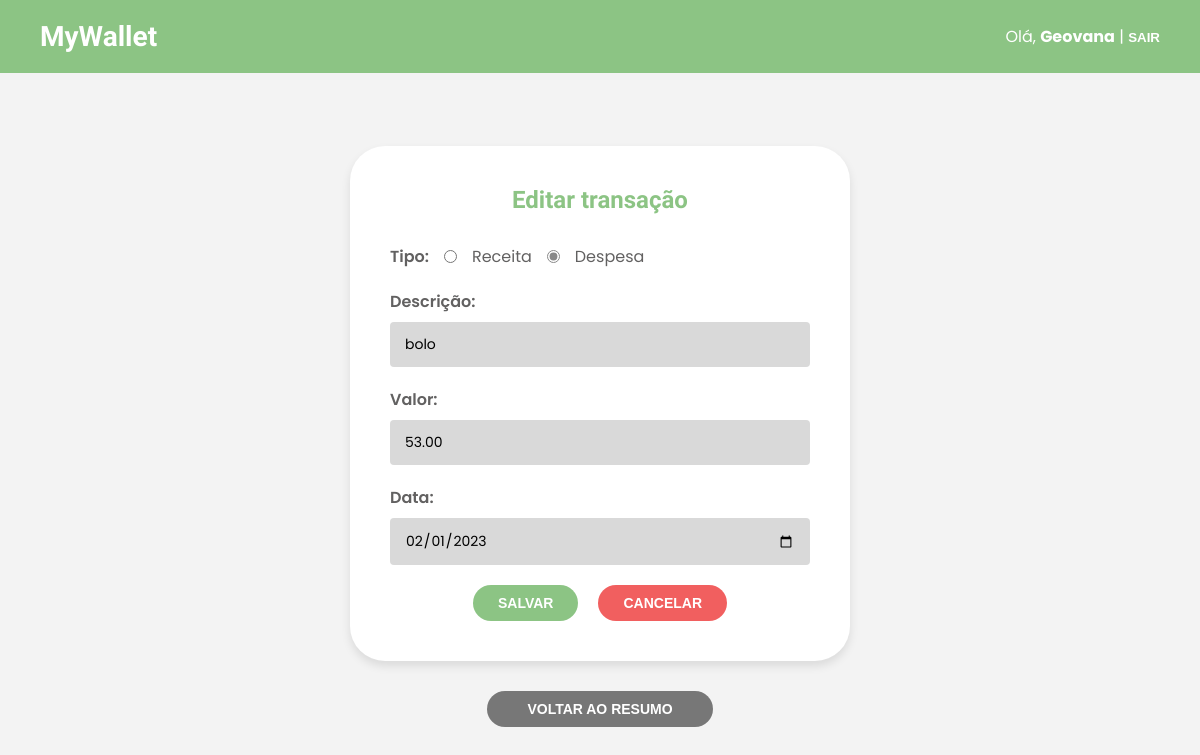
The app's page /editar-transacao?id=12 (signed in) with its own data.
### tables this page shows
CREATE TABLE `tipo_transacao` (
  `id` int(11) NOT NULL,
  `tipo` varchar(80) NOT NULL
);

CREATE TABLE `transacoes` (
  `id` int(11) NOT NULL,
  `tipo` int(11) NOT NULL,
  `data` datetime NOT NULL,
  `descricao` varchar(120) NOT NULL,
  `valor` decimal(10,2) NOT NULL,
  `id_usuario` int(11) NOT NULL
);

### Controllers/myWalletController.php (called while the page is built, shortened)
<?php
    class myWalletController {
        private $db;
        public function __construct()
        {
            $this->db = Conexao::getInstancia();
        }
        public function alterarTransacao() {
            $tipoDAO = new Tipo_transacaoDAO($this->db);
            $dashboardDAO = new DashboardDAO($this->db);
            $ret = $tipoDAO->mostrarTipos();
            if($_SERVER["REQUEST_METHOD"] == "POST") {
                $usuario = new Usuarios($_SESSION['usuario']->id);
                $transacao = new Transacao($_POST["id"] ?? 0, $_POST["tipo"] ?? 0, $_POST["data"], $_POST["descricao"], $_POST["valor"] == '' ? 0 : $_POST["valor"], $usuario->getId());
                $valido = true;
                if(empty($transacao->id_tipo) || $transacao->id_tipo <= 0) {
                    $msg[0] = "Selecione o tipo da transação.";
                    $valido = false;
                } else {
                    $msg[0] = "";
                }
                if(empty($transacao->data)) {
                    $msg[1] = "Insira a data em que foi feita a transação.";
                    $valido = false;
                } else {
                    $msg[1] = "";
                }
                if(empty($transacao->descricao)) {
                    $msg[2] = "Insira a descrição.";
                    $valido = false;
                } else {
                    $msg[2] = "";
                }
                if(empty($transacao->valor) || $transacao->valor <= 0) {
                    $msg[3] = "Insira o valor da transação. Ele deve ser maior que R$ 0,00.";
                    $valido = false;
                } else {
                    $msg[3] = "";
                }
                if($valido) {
                    $dashboardDAO = new DashboardDAO($this->db);
                    $dashboardDAO->alterarTransacao($transacao);
                    header("Location: dashboard");
                }
            } else if($_SERVER["REQUEST_METHOD"] == "GET") {
                $formData = $dashboardDAO->buscarPorId($_GET["id"]);
                $formData->data = date("Y-m-d", strtotime($formData->data));
            }
            require_once "Views/edit_transacao.php";
        }
    }
?>

### index.php (called while the page is built, shortened)
<?php
	require_once "rotas.php";
	$uri = parse_url($_SERVER["REQUEST_URI"])["path"];
	$uri = substr($uri, strpos($uri,'/',1));
	$route->verificar_rota($_SERVER["REQUEST_METHOD"],$uri);
?>

### Conexao/conexao.php (called while the page is built, shortened)
<?php
   class Conexao
    {
        private static $conexao;
        public static function getInstancia()
        {
            if(empty(self::$conexao)){
                $parametros = 'mysql:host=localhost;dbname=myWallet;charset=utf8mb4';
                try
                {
                    self::$conexao = new PDO($parametros, 'root', '');
                }
                catch(PDOException $e)
                {
                    echo "Problema ao estabeler a conexão com o banco.";
                    die();
                }
            }
            return self::$conexao;
        }
    }
?>

### Models/DAO/tipo_transacaoDAO.php (called while the page is built, shortened)
<?php
    class Tipo_transacaoDAO {
        public function mostrarTipos() {
            $sql = "SELECT * FROM tipo_transacao";
            try {
                $stm = $this->db->prepare($sql);
                $stm->execute();
                return $stm->fetchAll(PDO::FETCH_OBJ);
            } catch (PDOException $e) {
                echo "Erro ao buscar tipos" . $e->getMessage();
            }
        }
    }
?>

### Models/DAO/dashboardDAO.php (called while the page is built, shortened)
<?php
    class DashboardDAO {
        public function buscarPorId(int $id) {
                $sql = "SELECT * FROM transacoes WHERE id = ?";
                try {
                    $stm = $this->db->prepare($sql);
                    $stm->bindValue(1, $id, PDO::PARAM_INT);
                    $stm->execute();
                    return $stm->fetch(PDO::FETCH_OBJ);
                } catch (PDOException $e) {
                    echo "Erro ao buscar usuário." . $e->getMessage();
                    $this->db = null;
                    die();
                }
        }
    }
?>

### Views/edit_transacao.php (the view, shortened to what this page needs)
<?php
  $nome = $_SESSION['usuario']->nome;
?>
<!DOCTYPE html>
<html lang="pt-br">
<head>
  <link rel="stylesheet" href="CSS/edit_transacao.css" />
</head>
<body>
  <header>
    <h1><a href="dashboard">MyWallet</a></h1>
    <span>Olá, <strong><?= htmlspecialchars($nome) ?></strong> | <button id="btn-sair">SAIR</button>
  </header>
  <main>
    <div class="form-box">
      <h2>Editar transação</h2>
      <form action="editar-transacao" method="post">
        <div class="form-inline">
          <label for="tipo">Tipo:</label>
          <?php
            foreach($ret as $dados) {
              $idRadio = 'tipo_' . $dados->id;
              $checked = (isset($formData->tipo) && $formData->tipo == $dados->id) ? 'checked' : '';
              echo "<input type='radio' name='tipo' id='{$idRadio}' value='{$dados->id}' $checked>
              <label for='tipo' class='radio-label'>{$dados->tipo}</label>
              ";
            }
          ?>
        </div>
        <div class="form-group">
          <label for="descricao">Descrição:</label>
          <input type="text" id="descricao" name="descricao" value="<?= htmlspecialchars($formData->descricao  ?? '') ?>" placeholder="Descrição da sua transação" />
        </div>
        <div class="form-group">
          <label for="valor">Valor:</label>
          <input type="text" id="valor" name="valor" value="<?= htmlspecialchars($formData->valor  ?? '') ?>" placeholder="R$" />
        </div>
        <div class="form-group">
          <label for="data">Data:</label>
          <input type="date" id="data" value="<?= htmlspecialchars($formData->data  ?? '') ?>" name="data" />
        </div>
        <div class="actions">
          <button class="save" type="submit">SALVAR</button>
          <button class="cancel" type="button"><a href="dashboard">CANCELAR</a></button>
        </div>
      </form>
    </div>
    <div class="back">
      <button type="button"><a href="dashboard">VOLTAR AO RESUMO</a></button>
    </div>
  </main>
</body>
</html>

### CSS/edit_transacao.css (style rules this page uses)
* { margin: 0; padding: 0; box-sizing: border-box; text-decoration: none; }
body { font-family: 'Poppins', sans-serif; background-color: #f3f3f3; color: #333; min-height: 100vh; display: flex; flex-direction: column; }
header { background-color: #8CC484; display: flex; justify-content: space-between; align-items: center; padding: 20px 40px; color: white; }
header h1 { font-family: 'Poltawski Nowy', serif; font-size: 28px; }
header span { font-size: 16px; }
header strong { font-weight: 700; }
main { flex: 1; display: flex; justify-content: center; align-items: center; padding: 40px 20px; flex-direction: column; }
.form-box { background-color: white; padding: 40px; border-radius: 35px; box-shadow: 0 5px 10px rgba(0,0,0,0.1); width: 100%; max-width: 500px; margin-bottom: 30px; }
.form-box h2 { font-family: 'Poltawski Nowy', serif; font-size: 24px; color: #8CC484; text-align: center; margin-bottom: 30px; }
.form-group { margin-bottom: 20px; }
.form-inline { display: flex; align-items: center; gap: 15px; margin-bottom: 20px; }
.form-inline label { margin: 0; color: #626161; }
.radio-label { font-weight: 400; color: #626161; }
input[type="radio"] { accent-color: #888; }
label { font-weight: 600; margin-bottom: 8px; display: block; color: #626161; }
input[type="text"], input[type="number"], input[type="date"] { width: 100%; padding: 12px 15px; background-color: #d9d9d9; border: none; border-radius: 4px; font-size: 14px; font-family: 'Poppins', sans-serif; }
::placeholder { font-family: 'Poppins', sans-serif; }
.actions { display: flex; justify-content: center; gap: 20px; margin-top: 10px; }
.actions button { padding: 10px 25px; border: none; border-radius: 20px; font-weight: 600; color: white; font-size: 14px; cursor: pointer; transition: background-color 0.3s ease; }
.actions .save { background-color: #8CC484; }
.actions .cancel { background-color: #f15f5f; }
.back button { background-color: #777; color: white; padding: 10px 40px; border: none; border-radius: 25px; font-weight: 600; font-size: 14px; cursor: pointer; transition: background-color 0.3s ease; }
a { color: inherit; }
#btn-sair { background: none; border: none; color: white; cursor: pointer; font-weight: 600; }

### records on screen
tipo_transacao: tipo "Receita"
tipo_transacao: tipo "Despesa"
transacoes: descricao "bolo", valor "53.00", data "02/01/2023"

### other values on screen
$nome "Geovana"
